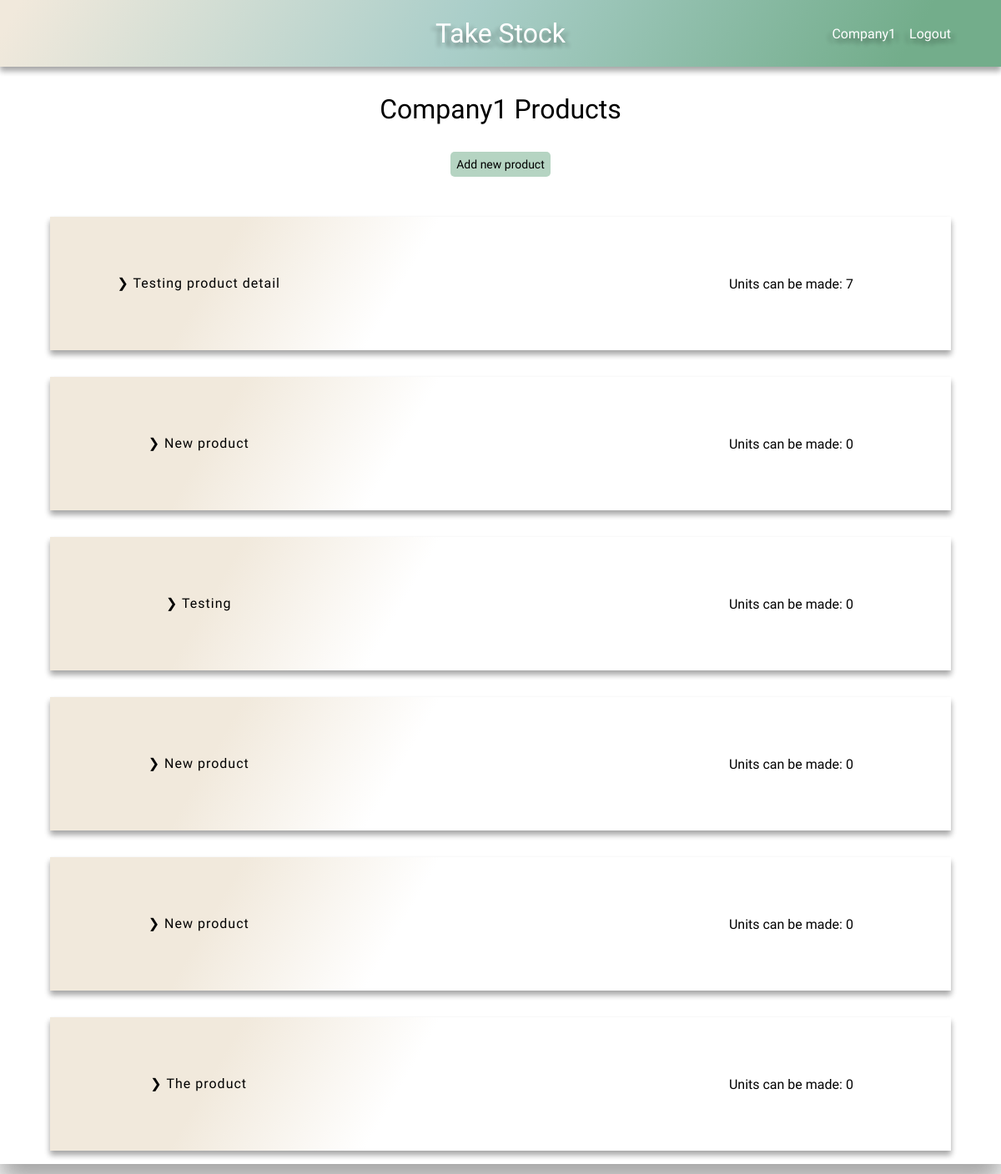
The page /products/ (signed in) on the database its author committed.
### stock/models.py (models this page shows)
class Product(models.Model):
    name = models.CharField(max_length=100)
    stock_parts = models.ManyToManyField(Stock)
    company = models.ForeignKey(User, on_delete=models.CASCADE, default=1)
    def __str__(self):
        return f'{self.name}'

### stock/views.py (the view)
# urls.py: path('products/', product_page, name='products'),
def product_page(request):
    default_user = request.user
    products = Product.objects.filter(company=default_user)
    number_to_be_made = {}
    for product in products:
        parts = Parts.objects.filter(
            product_part_belongs_to=product.id
            )
        units = {}
        amount = []
        total_units_to_be_made = {}
        for i in parts:
            units_to_make = (i.item.number_in_stock / i.number_required)
            units_to_make = math.floor(units_to_make)
            units[i.product_part_belongs_to] = units_to_make
            amount.append(units_to_make)
        amount.sort()
        amount = amount[:1]
        if len(amount) == 0 or amount[0] == 0:
            total_units_to_be_made = 0
        else:
            for num in amount:
                int(num)
                total_units_to_be_made = num
        number_to_be_made[product.id] = total_units_to_be_made
    context = {
        'products': products,
        'number_to_be_made': number_to_be_made,
        'default_user': default_user
    }
    return render(request, 'products.html', context)

### stock/context_processors.py (called while the page is built)
def base(request):
    default_user = request.user
    return ({
        'default_user': default_user
        })

### stock/templates/products.html
{% extends 'base.html' %}
{% load static %}
{% block head %}
    <link rel="stylesheet" href="{% static 'css/product.css' %}">
{% endblock %}
{% block content %}
    <h1>{{ default_user|title }} Products</h1>
    <div class="add-new btn btn-submit btn-hover">
        <a href="{% url 'add_new_product' %}">Add new product</a>
    </div>
    {% if not products %}
        <h2 class="center">You don't have any products yet!</h2>
    {% else %}
        <div class="product-container">
            {% for product in products %}
                <div class="product-row">
                    <div class="product">
                        <a href="{% url 'product-detail' product.id %}">❯ {{ product }}</a>
                    </div>
                    <div class="orders">
                    </div>
                    <div class="unit-number">
                        {% for key, value in number_to_be_made.items %}
                            {% if product.id == key %}
                                Units can be made: {{ value }}
                            {% endif %}
                        {% endfor %}
                    </div>
                </div>
            {% endfor %}
        </div>
    {% endif %}
{% endblock %}

### stock/templates/base.html (shortened to what this page needs)
{% load static %}
<!DOCTYPE html>
<html lang="en">
<head>
    <link rel="stylesheet" href="{% static 'css/style.css' %}">
    {% block head %}
    {% endblock %}
</head>
<body>
    <header class="main-header">
        <h1><a href="{% url 'home' %}">Take Stock</a></h1>
        <div class="user-nav">
            {% if user.is_authenticated %}
                <div id="dropdown">{{ default_user }}
                </div>
                <a href="{% url 'logout' %}">Logout</a>
            {% else %}
                <a href="{% url 'login' %}">Login</a>
                <a href="{% url 'register' %}">Register</a>
            {% endif %}
        </div>
    </header>
    {% block content %}
    {% endblock %}
</body>
</html>

### static/css/style.css (style rules this page uses)
:root { --clr-mix-calm: 120deg, #f1e9dc 2%, #aacec9, #73ad8b 90%; --shadow: 0 10px 20px 0 rgba(0, 0, 0, .2), 0 10px 20px 0 rgba(0, 0, 0, .2); --shadow-s: 0 5px 7px 0 rgba(0, 0, 0, .2), 0 5px 7px 0 rgba(0, 0, 0, .2); --shadow-l: 0 20px 30px 0 rgba(0, 0, 0, .2), 0 20px 30px 0 rgba(0, 0, 0, .2); --shadow-tl: 5px 5px 5px rgba(0, 0, 0, .2), -5px 5px 5px rgba(0, 0, 0, .2); --header-height: 5em; --hover: .522; --btn-submit: hsla(145, 26%, 56%, var(--hover)); --btn-delete: hsla(0, 58%, 86%, var(--hover)); }
*, *::before, *::after { margin: 0; padding: 0; box-sizing: border-box; text-decoration: none; list-style-type: none; color: #000000; font-family: 'Nanum Gothic', 'Gill Sans', 'Gill Sans MT', Calibri, 'Trebuchet MS', sans-serif; font-weight: 300; }
body { overflow-x: hidden; }
h1, .center, .add-new { width: max-content; margin: 1em auto; }
.add-new { padding: .5em; border-radius: 5px; }
.main-header { display: flex; justify-content: center; align-items: center; height: var(--header-height); background: linear-gradient(var(--clr-mix-calm)); box-shadow: var(--shadow-s); position: relative; }
.main-header h1 a { color: #FFFFFF; text-shadow: var(--shadow-tl); }
.btn { border: none; font-size: 14px; }
.btn-submit { background-color: var(--btn-submit); }
.user-nav { max-width: 20%; display: flex; justify-content: space-between; gap: 1em; position: absolute; right: 5%; }
.user-nav div, .user-nav a { color: #FFFFFF; text-shadow: var(--shadow-tl); }
#dropdown { position: relative; cursor: pointer; }
@media screen and (min-width: 1200px) { body { max-width: 1200px; min-height: 100vh; margin: 0 auto; box-shadow: var(--shadow-l); } }

### static/css/product.css (style rules this page uses)
.product-container { min-width: 80%; max-width: 90%; margin: 2em auto; display: flex; flex-direction: column-reverse; }
.product-row { width: 100%; height: 10em; display: flex; align-items: center; text-align: center; justify-content: space-between; margin: 1em 0; box-shadow: var(--shadow-s); background-image: linear-gradient( 120deg, #f1e9dc 20%, transparent 40% ); }
.product, .orders, .unit-number { height: 100%; width: 100%; display: flex; justify-content: center; align-items: center; }
.product a { padding: 3em; line-height: 2em; letter-spacing: 1px; text-underline-offset: .2em; }
.unit-number { padding-right: 1em; }

### rows shown on the page
Product: name "The product", number_to_be_made "0"
Product: name "New product", number_to_be_made "0"
Product: name "New product", number_to_be_made "0"
Product: name "Testing", number_to_be_made "0"
Product: name "New product", number_to_be_made "0"
Product: name "Testing product detail", number_to_be_made "7"

### other values the page prints
{{ default_user }} "Company1"
{{ default_user|title }} "Company1"
